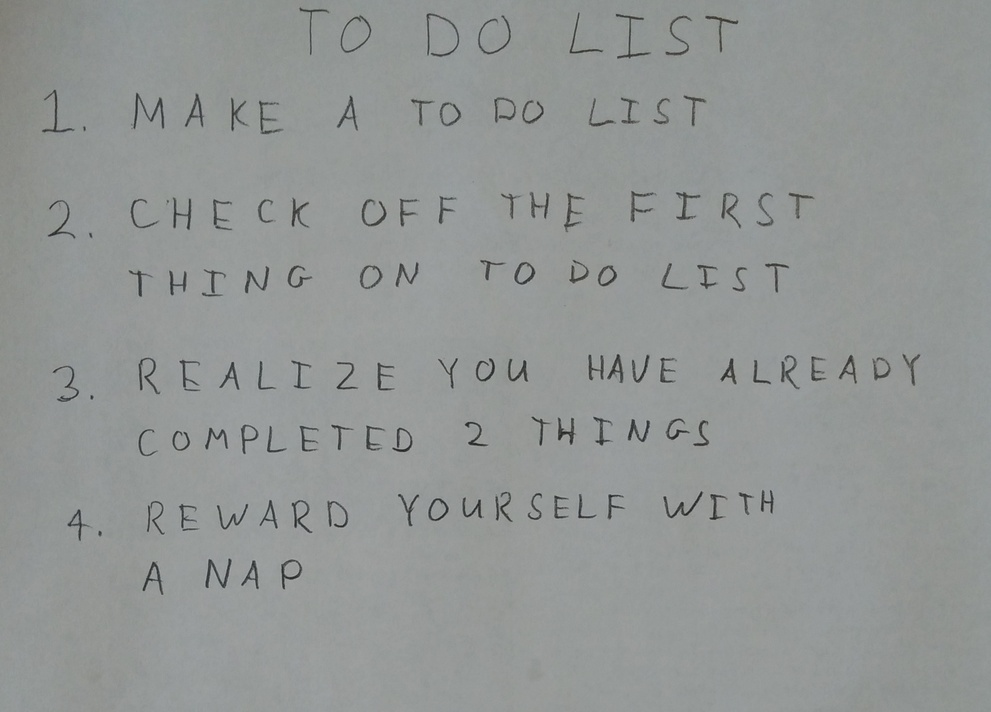
#> input picture CV_hw5/images/01_list.jpg, 991 x 712 px, shrunk from 2270 x 1631 before the run
$ python -i q4.py   (imports and definitions only)
#> lines starting #> are read from the running program, lines starting #| are printed output that depends on the picture; after the words box and inside, x2 and y2 are one past the last pixel; in counts of white or black regions, pixels touching at a corner belong together
import numpy as np

import skimage
import skimage.measure
import skimage.color
import skimage.restoration
import skimage.filters
import skimage.morphology
import skimage.segmentation

# takes a color image
# returns a list of bounding boxes and black_and_white image
def findLetters(image):
    bboxes = []
    bw = None


    # print(image.shape)
    # insert processing in here
    # one idea estimate noise -> denoise -> greyscale -> threshold -> morphology -> label -> skip small boxes
    # this can be 10 to 15 lines of code using skimage functions


    ##########################
    ##### your code here #####
    ##########################
    sigma_est = skimage.restoration.estimate_sigma(image, multichannel = True, average_sigmas = True)
#> sigma_est = 0.438
    # print(f"Estimated Gaussian noise standard deviation = {sigma_est}")
    denoise_img = skimage.restoration.denoise_tv_chambolle(image, weight = sigma_est, multichannel = True)
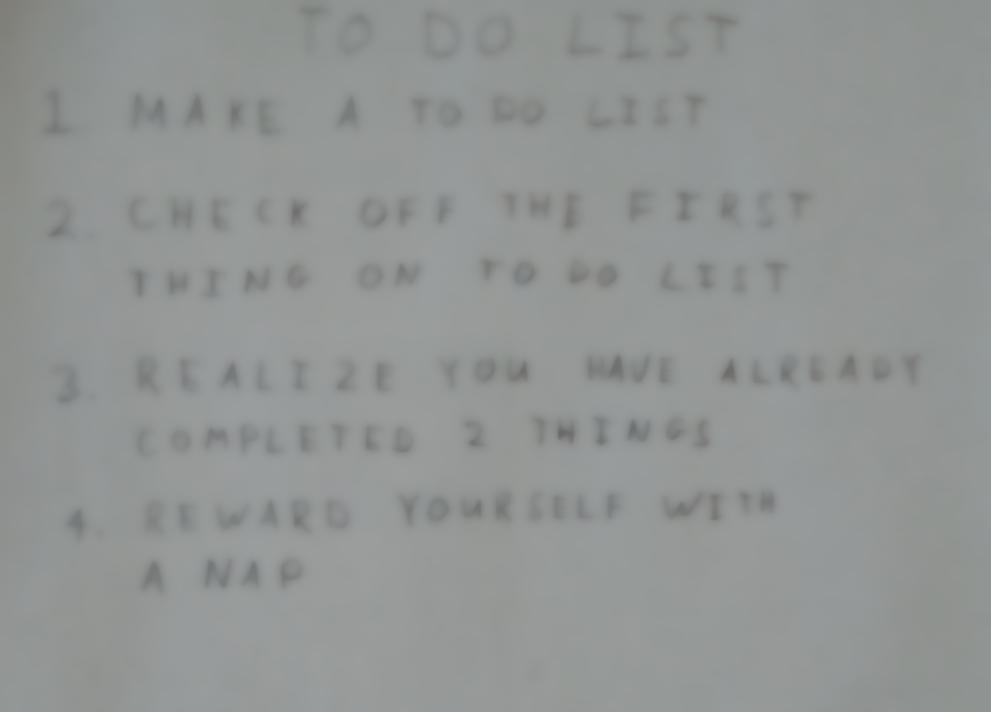
#> denoise_img: shape (712, 991, 3) float64; mean R, G, B 0.575, 0.589, 0.584
    # print('denoise img shape',denoise_img.shape)
    grey_img = skimage.color.rgb2gray(denoise_img)
    # print('grey img shape',grey_img.shape)
    thresh = skimage.filters.threshold_otsu(grey_img)
#> thresh = 0.565
    # print('threshold',thresh)
    binary_img = grey_img < thresh
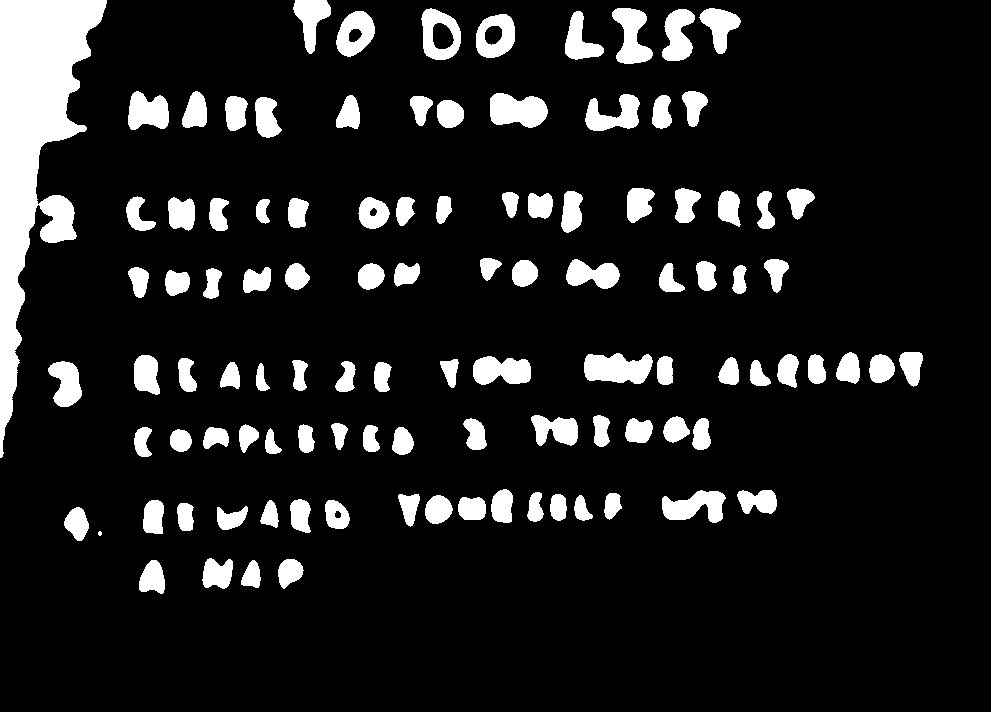
#> binary_img: shape (712, 991) bool; 11.8% white; 106 white regions (1 under 20 px), largest, box (x1, y1, x2, y2) and area: (0, 0, 107, 458) 20252, (584, 353, 653, 384) 1629, (490, 93, 548, 128) 1539
    # print('binary img shape',binary_img.shape)
    morph_img = skimage.morphology.opening(binary_img, skimage.morphology.square(3))
#> morph_img: shape (712, 991) bool; 11.8% white; 107 white regions (1 under 20 px), largest, box (x1, y1, x2, y2) and area: (0, 0, 107, 458) 18903, (584, 353, 653, 384) 1629, (490, 93, 548, 128) 1539
    bw = ~morph_img

    cleared = skimage.segmentation.clear_border(morph_img)
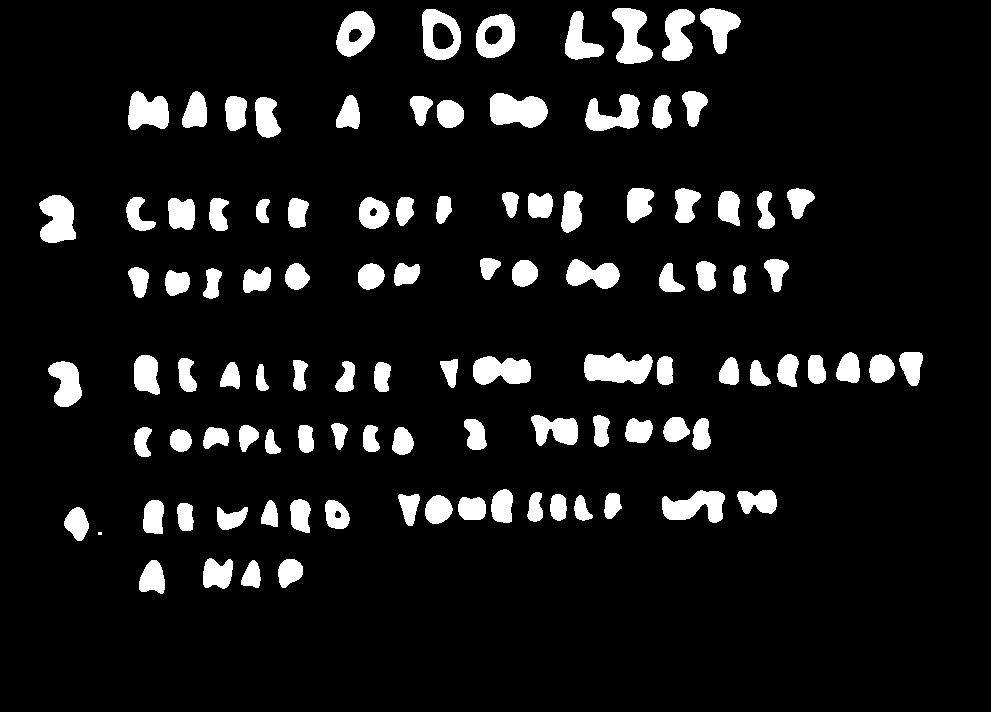
#> cleared: shape (712, 991) bool; 8.9% white; 105 white regions (1 under 20 px)
    label_img = skimage.measure.label(cleared, connectivity= 2)
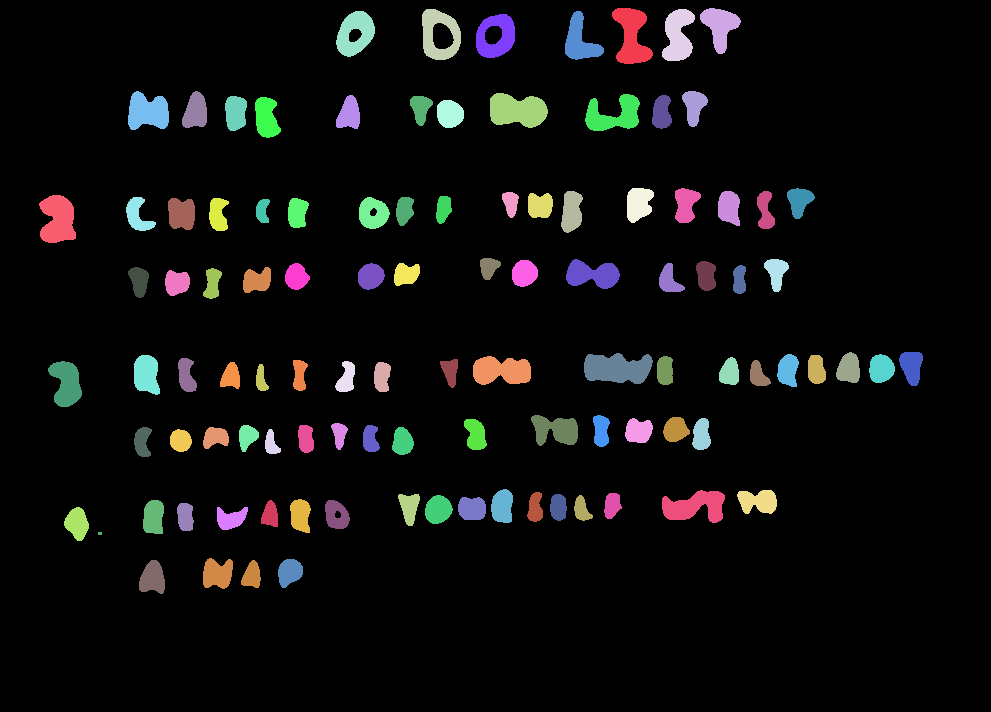
#> label_img: shape (712, 991) int32; 106 distinct labels, from 0 to 105; one colour per label, 0 black
    regions = skimage.measure.regionprops(label_img)
#> regions = 105 regions; largest, box (x1, y1, x2, y2) and area: (584, 353, 653, 384) 1629, (490, 93, 548, 128) 1539, (612, 8, 653, 64) 1359, (39, 195, 76, 243) 1335, (662, 490, 725, 523) 1318
    mean_area = (np.sum([region.area for region in regions]) / len(regions)) / 2
#> mean_area = 300.2
    bboxes = [region.bbox for region in regions if region.area > mean_area]
#> bboxes = 99 items, first 6: (8, 612, 64, 653), (8, 700, 54, 741), (9, 422, 60, 461), (9, 662, 61, 695), (11, 336, 57, 375), (11, 565, 60, 604)

    # for region in skimage.measure.regionprops(label_img):
    #     bboxes.append(region.bbox)
    #     print(region.bbox)
    return bboxes, bw

>>> import cv2
>>> picture = cv2.cvtColor(cv2.imread('../images/01_list.jpg'), cv2.COLOR_BGR2RGB)
>>> result = findLetters(picture)
